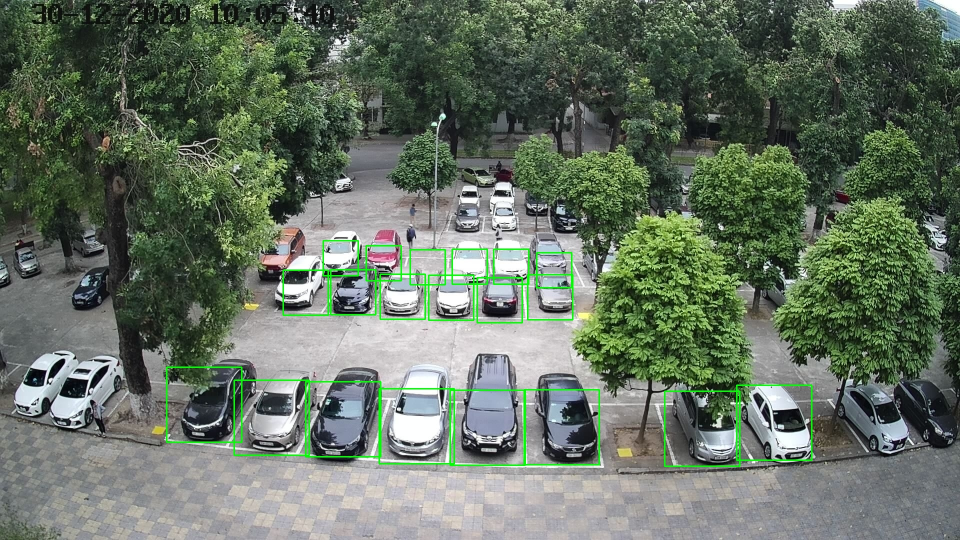
#> input picture data_process/C9/calib_image/recov_imCab_0_(down_0_right_0_0)_(0_0_0).jpg, 1920 x 1080 px, given in place of project.avi, which was not available (shown at 1/2 size)
$ python Tracking.py
#> lines starting #> are read from the running program, lines starting #| are printed output that depends on the picture; after the words box and inside, x2 and y2 are one past the last pixel; in counts of white or black regions, pixels touching at a corner belong together; pictures that were not available may be replaced by others from this repository, and a replacement may not be noted
### landmark_tracker/CentroidTracker.py
from scipy.spatial import distance as dist
from collections import OrderedDict
import numpy as np


# initialize the next unique object ID along with two ordered
# dictionaries used to keep track of mapping a given object
# ID to its centroid and number of consecutive frames it has
# been marked as "disappeared", respectively
nextObjectID = 0
objects = OrderedDict()
disappeared = OrderedDict() #disappeare time of an contour?

# store the number of maximum consecutive frames a given
# object is allowed to be marked as "disappeared" until we
# need to deregister the object from tracking
maxDisappeared = 3

def register(centroid):
    # when registering an object we use the next available object
    # ID to store the centroid
    global nextObjectID
    objects[nextObjectID] = centroid
    disappeared[nextObjectID] = 0
    nextObjectID += 1

# [5 lines left out: function deregister, not called in this run]

def update(rects):
    # check to see if the list of input bounding box rectangles
    # is empty
    if len(rects) == 0:
        # loop over any existing tracked objects and mark them
        # as disappeared
        for objectID in list(disappeared.keys()):
            disappeared[objectID] += 1

            # if we have reached a maximum number of consecutive
            # frames where a given object has been marked as
            # missing, deregister it
            if disappeared[objectID] > maxDisappeared:
                deregister(objectID)

        # return early as there are no centroids or tracking info
        # to update
        return objects

    # initialize an array of input centroids for the current frame
    inputCentroids = np.zeros((len(rects), 2), dtype="int")

    # loop over the bounding box rectangles
    for (i, (startX, startY, endX, endY)) in enumerate(rects):
        # use the bounding box coordinates to derive the centroid
        cX = int((startX + endX) / 2.0)
        cY = int((startY + endY) / 2.0)
        inputCentroids[i] = (cX, cY)

    # if we are currently not tracking any objects take the input
    # centroids and register each of them
    if len(objects) == 0:
        for i in range(0, len(inputCentroids)):
            register(inputCentroids[i])

    # otherwise, are are currently tracking objects so we need to
    # try to match the input centroids to existing object
    # centroids
    else:
        # grab the set of object IDs and corresponding centroids
        objectIDs = list(objects.keys())
        objectCentroids = list(objects.values())

        # compute the distance between each pair of object
        # centroids and input centroids, respectively -- our
        # goal will be to match an input centroid to an existing
        # object centroid
        D = dist.cdist(np.array(objectCentroids), inputCentroids)

        # in order to perform this matching we must (1) find the
        # smallest value in each row and then (2) sort the row
        # indexes based on their minimum values so that the row
        # with the smallest value as at the *front* of the index
        # list

        rows = D.min(axis=1).argsort()

        # next, we perform a similar process on the columns by
        # finding the smallest value in each column and then
        # sorting using the previously computed row index list
        cols = D.argmin(axis=1)[rows]

        # in order to determine if we need to update, register,
        # or deregister an object we need to keep track of which
        # of the rows and column indexes we have already examined
        usedRows = set()
        usedCols = set()

        # loop over the combination of the (row, column) index
        # tuples
        for (row, col) in zip(rows, cols):
            # if we have already examined either the row or
            # column value before, ignore it
            # val
            if row in usedRows or col in usedCols:
                continue

            # otherwise, grab the object ID for the current row,
            # set its new centroid, and reset the disappeared
            # counter
            objectID = objectIDs[row]
            objects[objectID] = inputCentroids[col]
            disappeared[objectID] = 0

            # indicate that we have examined each of the row and
            # column indexes, respectively
            usedRows.add(row)
            usedCols.add(col)

        # compute both the row and column index we have NOT yet
        # examined
        unusedRows = set(range(0, D.shape[0])).difference(usedRows)
        unusedCols = set(range(0, D.shape[1])).difference(usedCols)

        # in the event that the number of object centroids is
        # equal or greater than the number of input centroids
        # we need to check and see if some of these objects have
        # potentially disappeared
        if D.shape[0] >= D.shape[1]:
            # loop over the unused row indexes
            for row in unusedRows:
                # grab the object ID for the corresponding row
                # index and increment the disappeared counter
                objectID = objectIDs[row]
                disappeared[objectID] += 1

                # check to see if the number of consecutive
                # frames the object has been marked "disappeared"
                # for warrants deregistering the object
                if disappeared[objectID] > maxDisappeared:
                    deregister(objectID)

        # otherwise, if the number of input centroids is greater
        # than the number of existing object centroids we need to
        # register each new input centroid as a trackable object
        else:
            for col in unusedCols:
                register(inputCentroids[col])

    # return the set of trackable objects
    return objects

### landmark_tracker/Tracking.py
import CentroidTracker as ct
import numpy as np
import imutils
import time
import cv2
import math
import os
im_lower = np.array([20, 75, 75], dtype="uint8")
im_upper = np.array([35, 255, 255], dtype="uint8")
im_lower_g = np.array([40, 254,40], dtype="uint8")
im_upper_g = np.array([100, 255, 255], dtype="uint8")
kernel = np.ones((3, 3), np.uint8)
f= open("coord.txt","w+")
vectors = {}


#return new possition of landmark after rotate
# [16 lines left out: functions xoay, angle_dect, not called in this run]

#define default possition bottom -> top / right -> left
#Pos_def = np.array([[628, 396],[218, 377],[594, 277],[299, 268]])
Pos_def = np.array([[686, 434], [332, 432], [658, 250], [339, 255]])
A = Pos_def[0]
B = Pos_def[1]
C = Pos_def[2]
D = Pos_def[3]

#vectors from default landmarks
vectors[1,0] = A - B
vectors[1,3] = D - B
vectors[3,2] = C - D
vectors[0,2] = C - A
vectors[1,2] = C - B
vectors[3,0] = A - D

#predict lost landmarks (2 landmark)
# [19 lines left out: function noisuy, not called in this run]

def landmark_recog(img):
	img_copy = img.copy()
	im_hsv = cv2.cvtColor(img_copy, cv2.COLOR_BGR2HSV)
	im_mask = cv2.inRange(im_hsv, im_lower, im_upper)
	im_mask = cv2.morphologyEx(im_mask, cv2.MORPH_OPEN, kernel)
	cur_cnt, _ = cv2.findContours(im_mask, cv2.RETR_EXTERNAL, cv2.CHAIN_APPROX_SIMPLE)
	return cur_cnt, im_mask

# [7 lines left out: function landmark_recog2, not called in this run]

(H, W) = (None, None)

#get final result
def Position(objects):
	Pos = []
	if len(base_cnts) == 4:
		for i in range(4):
			Pos.append(np.array([0,0]))
		for(x, centroid) in objects.items():
			if x in base_cnts:
				Pos.insert(base_cnts.index(x), centroid)
				Pos.pop(base_cnts.index(x) + 1)
	else:
		for(x, centroid) in objects.items():
			if x in base_cnts:
				Pos.insert(base_cnts.index(x), centroid)
	return Pos

#check if showed up contour is landmark
# [42 lines left out: function find_4, not called in this run]

if os.name == 'nt':
	vs = cv2.VideoCapture(".\\landmark_tracker\\vid.mp4")
else:
	#vs = cv2.VideoCapture("/home/thuan/LAB/IMAGE_CALIBRATION_V2/landmark_tracker/vid.mp4")
	vs = vs = cv2.VideoCapture("/home/thuan/LAB/IMAGE_CALIBRATION_V2/landmark_tracker/project.avi")


#time.sleep(2.0)
cou = 0
count = True
average_time = 0
# loop over the frames from the video stream
while True:
	start = time.monotonic()
	cou+=1
	# if average_time > 100:
	# 	print(cou)
	# 	exit()
	if cou == 570:
		#print(average_time)
		f.write("\n\naverage_time: {}".format(average_time / 570))
		f.close()
		exit()
	# read the next frame from the video stream and resize it
	frame = vs.read()[1]
#> frame is the input picture: shape (1080, 1920, 3); mean B, G, R 97.8, 113.4, 100.6
	frame = imutils.resize(frame, width=1000)
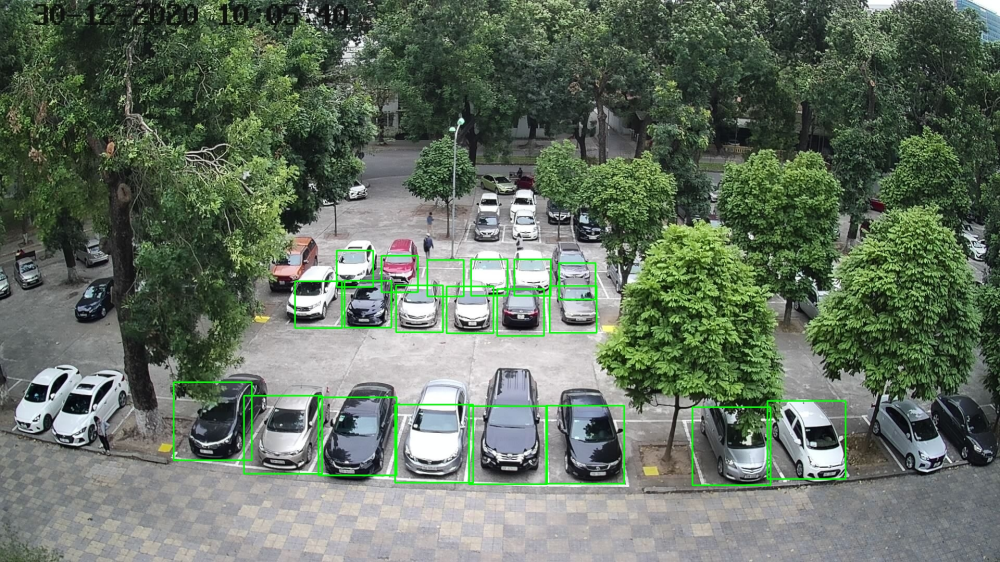
#> frame: shape (562, 1000, 3); mean B, G, R 97.8, 113.4, 100.6

	# if the frame dimensions are None, grab them
	if W is None or H is None:
		(H, W) = frame.shape[:2]
#> H = 562; W = 1000

	cnts = landmark_recog(frame)[0]
#> in landmark_recog, `im_hsv = cv2.cvtColor(img_copy, cv2.COLOR_BGR2HSV)`: im_hsv: shape (562, 1000, 3); mean H, S, V 70.6, 55.8, 115.4
#> in landmark_recog, `im_mask = cv2.inRange(im_hsv, im_lower, im_upper)`:
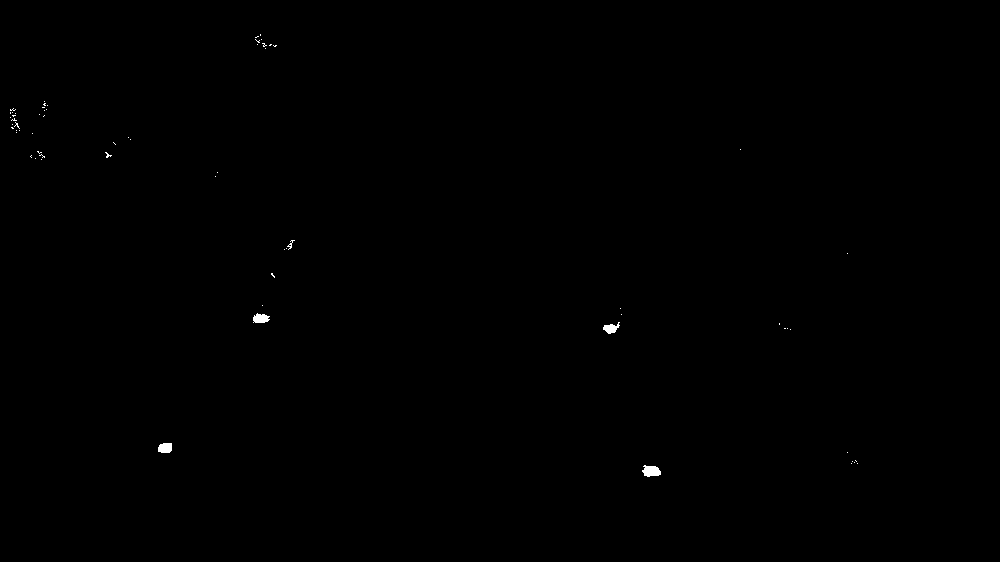
#> im_mask: shape (562, 1000); 0.13% white; 65 white regions (60 under 20 px), largest, box (x1, y1, x2, y2) and area: (642, 465, 661, 477) 165, (253, 313, 270, 323) 126, (158, 443, 172, 453) 125, (603, 322, 620, 334) 113, (287, 240, 295, 250) 24
#> in landmark_recog, `im_mask = cv2.morphologyEx(im_mask, cv2.MORPH_OPEN, kernel)`: im_mask: shape (562, 1000); 0.09% white; 4 white regions
#> in landmark_recog, `cur_cnt, _ = cv2.findContours(im_mask, cv2.RETR_EXTERNAL, cv2.CHAIN_AP..`: cur_cnt = 4 contours; box (x1, y1, x2, y2) and area: (643, 466, 661, 477) 136, (158, 443, 172, 453) 105, (253, 314, 268, 323) 98, (603, 324, 617, 334) 84
#> cnts has the same summary as cur_cnt in landmark_recog
	#keep landmarks that have fixed area
	area_sort = [x for x in cnts if (100 < cv2.contourArea(x) < 500)]
#> area_sort = 2 contours; box (x1, y1, x2, y2) and area: (643, 466, 661, 477) 136, (158, 443, 172, 453) 105

	rects = []

	#get boundingbox of contour
	for i in range(len(area_sort)):
		cnt = area_sort[i]
		x,y,w,h = cv2.boundingRect(cnt)
		box = np.array([x, y, x + w, y + h])
		rects.append(box.astype("int"))
#> this loop made 2 passes
#> (x, y, w, h, box) on passes 1 to 2: (643, 466, 18, 11, [643, 466, 661, 477]), (158, 443, 14, 10, [158, 443, 172, 453])
#> after the loop, rects = [[643, 466, 661, 477], [158, 443, 172, 453]]

	if (count):
		#rects = [np.array([621, 392, 635, 401]), np.array([212, 373, 225, 382]), np.array([587, 273, 601, 281]), np.array([293, 264, 306, 272])]
		rects = [np.array([675, 425, 699, 446]), np.array([322, 425, 345, 442]), np.array([650, 243, 669, 258]), np.array([330, 254, 349, 267])]
		base_cnts = [0, 1, 2, 3]
		#Pos = np.array([[628, 396],[218, 377],[594, 277],[299, 268]])
		Pos = np.array([[686, 434], [332, 432], [658, 250], [339, 255]])
		count = False
	#tracking contour
	#view Readme.txt to see how this func work
	#"objects = [[ID, Position], [ID, Position],...]"
	objects = ct.update(rects)

	#all contour has their own ID
	#if they disappeared and come back, they will have new ID
	#base_cnts : ID of being tracked contour that we know are landmarks
	#For example: At first we track 4 contours
	#so base_cnts = [0, 1, 2, 3]
	#if contour 0 disappear and comeback
	#base_cnts = [4, 1, 2, 3]

	if len(base_cnts) == 4:
		#if 1 landmark disappear
		if len(objects) == 3:
			cur_cnts = []
			for (x, _ ) in objects.items():
				cur_cnts.append(x)
			#print(cur_cnts)
			dis = (list(set(base_cnts) - set(cur_cnts)))[0]
			#remember position of missing landmark
			dis_index = base_cnts.index(dis)
			#remove it from tracking contour list
			base_cnts.remove(dis)
		#Pos: return position of landmarks that we use to calibrate images (final result)
			Pos = Position(objects)
		elif len(objects) == 2:
			#same way as 1 (add dis_index_2)
			cur_cnts = []
			for (x, _ ) in objects.items():
				cur_cnts.append(x)
			kk = list(set(base_cnts) - set(cur_cnts))
			dis = kk[0]
			dis_index = base_cnts.index(dis)
			dis_2 = kk[1]
			dis_index_2 = base_cnts.index(dis_2)
			base_cnts.remove(dis)
			base_cnts.remove(dis_2)
			Pos = Position(objects)
		else:
			Pos = Position(objects)
	#if we tracking 3 contours
	elif len(base_cnts) == 3:
		#new contour show up
		if len(objects) == 4:
			cur_cnts = base_cnts.copy()
			for (x, _ ) in objects.items():
				#cur_cnts: make a copy of base_cnts
				#put new contour in missing landmark's position
				#to check if that's new landmark
				if x in cur_cnts:
					continue
				else:
					cur_cnts.insert(dis_index, x)
					if (find_4(cur_cnts, objects, dis_index)):
						Pos = Position(objects)
		#one more disappear
		elif len(objects) == 2:
			cur_cnts = []
			for (x, _ ) in objects.items():
				cur_cnts.append(x)
			dis = (list(set(base_cnts) - set(cur_cnts)))[0]
			base_cnts.insert(dis_index, 0)
			dis_index_2 = base_cnts.index(dis)
			base_cnts.pop(dis_index)
			base_cnts.remove(dis)
			Pos = Position(objects)
		else:
			Pos = Position(objects)
	#if current tracking 2 landmarks
	elif len(base_cnts) == 2:
		temp = []	#nokotteru landmarks
		temp_2 = []	#possition of nokotteru landmarks

		Pos = Position(objects)
		for i in range(4):
			if (i != dis_index and i != dis_index_2):
				temp.append(i)

		for (k, centroid) in objects.items():
			for x in base_cnts:
				if k == x:
					temp_2.append(centroid)
		#predict missing landmarks
		try:
			noisuy_coord = noisuy(temp[0], temp[1], temp_2[0], temp_2[1])
		except:
			exit()
		#if detect new objects
		if len(objects) > 2:
			cur_cnts = base_cnts.copy()
			for(x, centroid) in objects.items():
				if x in cur_cnts:
					continue
				else:
					#check if new objects are landmark
					for i in range(4):
						try:
							cv2.circle(frame, (noisuy_coord[i][0], noisuy_coord[i][1]), 4, (1, 255, 1), -1)
							if (noisuy_coord[i][0] - 70 < centroid[0] < noisuy_coord[i][0] + 70)\
								 and (noisuy_coord[i][1] - 70 < centroid[1] < noisuy_coord[i][1] + 70):
								#if new object is close to predicted landmarks
								f.write("------------------------\n")
								f.write("predict: {}: {}\n".format(i, noisuy_coord[i]))
								f.write("new_landmark: {}\n".format(centroid))
								f.write("------------------------\n")
								if len(objects) == 3 and i == 2:
									base_cnts.insert(i - 1, x)
								else:
									base_cnts.insert(i, x)
								if i == dis_index:
									dis_index_2, dis_index = dis_index, dis_index_2
						except:
							None
			#update current tracking landmark possition
			Pos = Position(objects)
			if len(Pos) == 3:
				Pos.insert(dis_index, [0,0])
			#insert [0,0] as missing landmarks but we won't use it
		else:
			for i in range(4):
				#if no landmark show up (still have only 2 nokotteru landmakrs)
				try:
					#put predicted landmarks position (use it)
					Pos.insert(i, noisuy_coord[i])
				except:
					None
	#insert [0,0] as missing landmarks
	if len(Pos) == 2:
		Pos.insert(dis_index_2, [0,0])
	if len(Pos) == 3:
		Pos.insert(dis_index,[0,0])
	text = 0
	#draw and make write data
	for centroid in Pos:
		cv2.circle(frame, (centroid[0], centroid[1]), 4, (1, 255, 1), -1)
		cv2.putText(frame, str(text), (centroid[0] - 10, centroid[1] - 10),
			cv2.FONT_HERSHEY_SIMPLEX, 0.5, (1, 255, 1), 2)
		text += 1
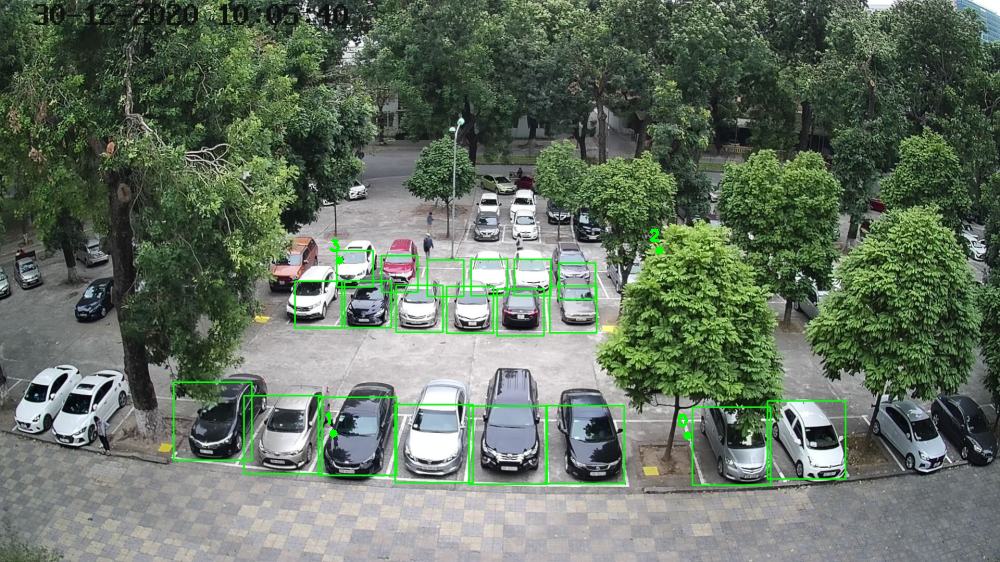
#> frame: shape (562, 1000, 3); 0.09% of pixels changed, all inside (x1, y1, x2, y2) = (325, 229, 692, 440)
#> after the loop, text = 4

	cv2.imshow("Frame", frame)
	key = cv2.waitKey() & 0xFF
#> (key q is pressed here)
	if key == ord("q"):
		break


	for i in range(4):
		f.write("{} : {}\n".format(i, Pos[i]))
	if len(base_cnts) == 2:
		f.write("*************************\n")
		f.write("predict landmark: {} {}\n".format(dis_index, dis_index_2))
	f.write("time: {}\n\n\n".format(time.monotonic() - start))
	average_time += time.monotonic() - start
	# exit()

#add new comments
# do a bit of cleanup
cv2.destroyAllWindows()
#> (the run stopped early here; a loop or call above may not have finished)

$ run again, on data_process/C9/calib_image/recov_imCab_0_(down_0_right_270_0)_(0_0_0).jpg
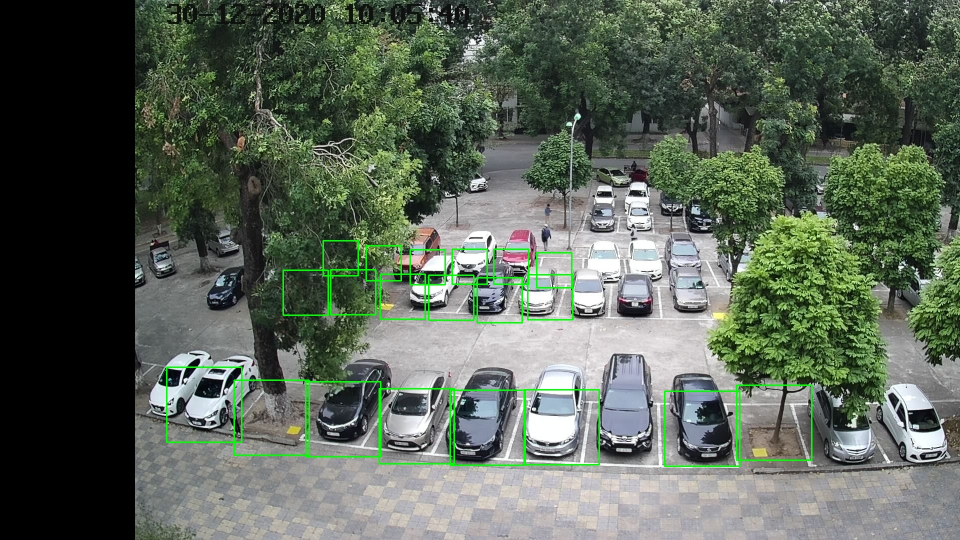
#> input picture data_process/C9/calib_image/recov_imCab_0_(down_0_right_270_0)_(0_0_0).jpg, 1920 x 1080 px, given in place of project.avi, which was not available (shown at 1/2 size)
#> frame is the input picture: shape (1080, 1920, 3); mean B, G, R 87.8, 101.1, 90.4
#> im_hsv: shape (562, 1000, 3); mean H, S, V 61.4, 46.8, 102.9
#> in landmark_recog, `im_mask = cv2.inRange(im_hsv, im_lower, im_upper)`:
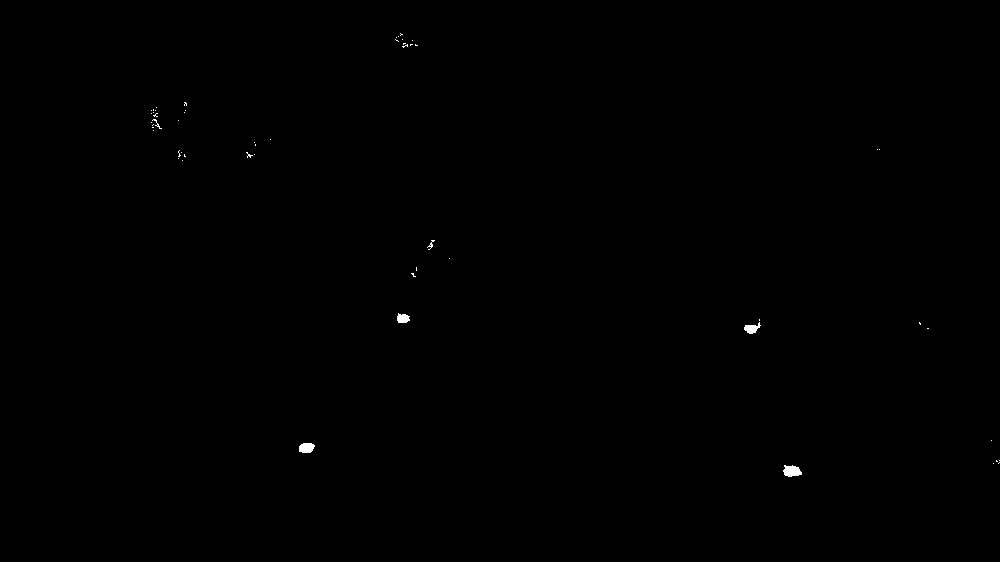
#> im_mask: shape (562, 1000); 0.12% white; 54 white regions (48 under 20 px), largest, box (x1, y1, x2, y2) and area: (783, 465, 802, 477) 166, (299, 443, 315, 453) 133, (744, 322, 761, 334) 111, (397, 313, 410, 323) 100, (427, 240, 435, 250) 25, (152, 119, 162, 129) 22
#> cur_cnt = 4 contours; box (x1, y1, x2, y2) and area: (784, 466, 802, 477) 136, (299, 443, 314, 453) 111, (744, 325, 758, 334) 81, (397, 314, 409, 323) 79
#> cnts has the same summary as cur_cnt in landmark_recog
#> area_sort = 2 contours; box (x1, y1, x2, y2) and area: (784, 466, 802, 477) 136, (299, 443, 314, 453) 111
#> the loop `for i in range(len(area_sort)):` made 2 passes
#> (x, y, w, h, box) on passes 1 to 2: (784, 466, 18, 11, [784, 466, 802, 477]), (299, 443, 15, 10, [299, 443, 314, 453])
#> after the loop `for i in range(len(area_sort)):`: rects = [[784, 466, 802, 477], [299, 443, 314, 453]]
#> after the loop `for centroid in Pos:`:
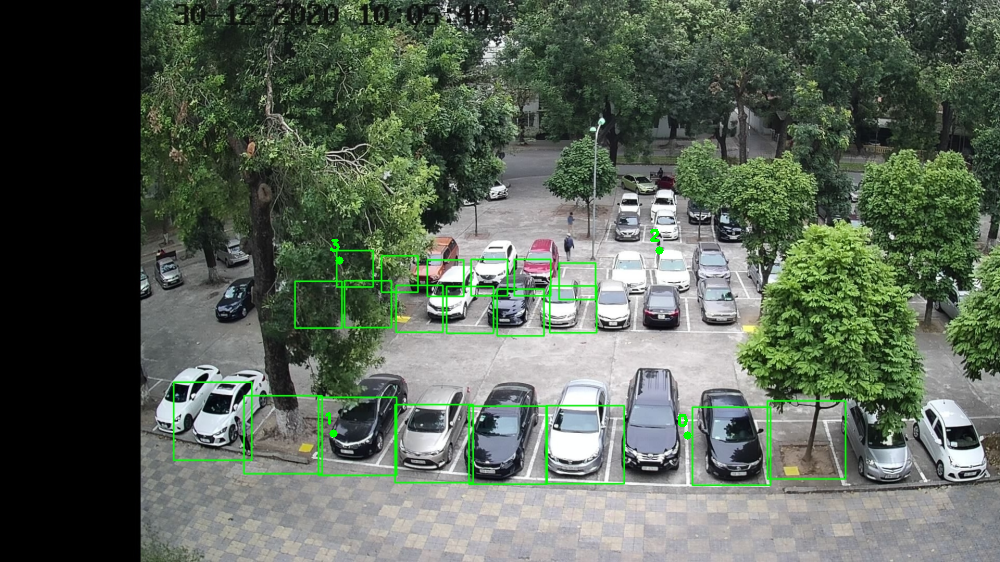
#> frame: shape (562, 1000, 3); mean B, G, R 87.7, 101.2, 90.3
#> after the loop `for centroid in Pos:`: text = 4
